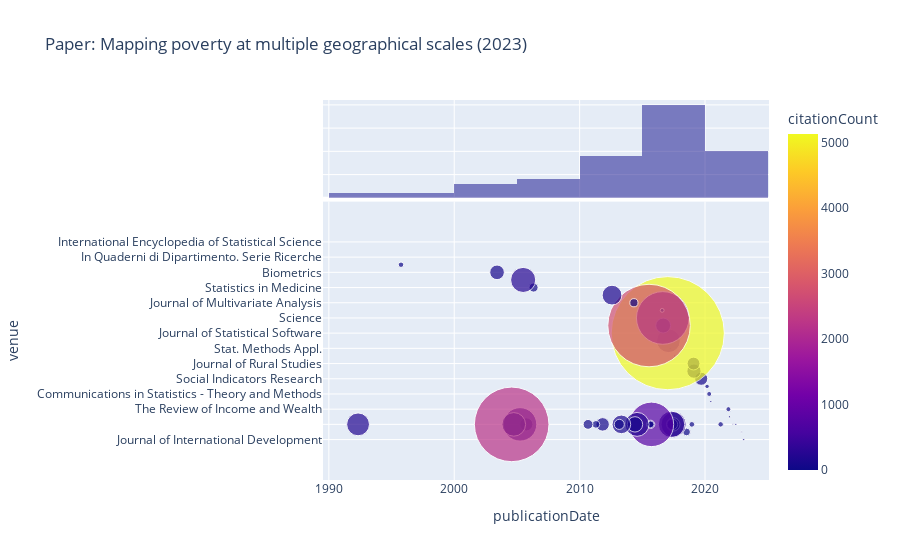

This figure's notebook cell:
### Code cell
fig = px.scatter(
    df,
    x="publicationDate",
    y="venue",
    # size="binning",
    size="citationCount",
    size_max=80,
    color="citationCount",
    marginal_x="histogram",
    title=f"Paper: {paper.title} ({paper.year})",
    hover_data=["title", "referenceCount", "citationCount"],
)
fig.show()

### Figure 1 — Plotly figure (JSON) as saved in the notebook; plotly's stock layout.template omitted (floating-point values rounded to 4 significant figures; data arrays with more than 128 entries replaced by an {"elided": "..."} marker saying what was removed)
{"data": [{"customdata": {"elided": "59x3 mixed values"}, "hovertemplate": "publicationDate=%{x}<br>venue=%{y}<br>citationCount=%{marker.color}<br>title=%{customdata[0]}<br>referenceCount=%{customdata[1]}<extra></extra>", "legendgroup": "", "marker": {"color": [2, 1, 2, 1, 2, 10, 12, 2, 10, 8, 69, 81, 66, 13, 24, 3, 253, 73, 47, 280, 2, 226, 5130, 89, 1113, 6, 794, 28, 18, 2729, 230, 95, 27, 139, 41, 157, 73, 24, 39, 33, 69, 253, 448, 224, 2231, 86, 12, 209, 0, 0, 2, 29, 17, 0, 47, 894, 0, 154, 0], "coloraxis": "coloraxis", "size": [2, 1, 2, 1, 2, 10, 12, 2, 10, 8, 69, 81, 66, 13, 24, 3, 253, 73, 47, 280, 2, 226, 5130, 89, 1113, 6, 794, 28, 18, 2729, 230, 95, 27, 139, 41, 157, 73, 24, 39, 33, 69, 253, 448, 224, 2231, 86, 12, 209, 0, 0, 2, 29, 17, 0, 47, 894, 0, 154, 0], "sizemode": "area", "sizeref": 0.8016, "symbol": "circle"}, "mode": "markers", "name": "", "orientation": "v", "showlegend": false, "type": "scatter", "x": ["2023-02-01", "2022-12-01", "2022-06-16", "2022-03-23", "2021-12-13", "2021-11-13", "2021-04-01", "2020-06-18", "2020-05-02", "2020-03-01", "2019-09-12", "2019-02-13", "2019-02-01", "2018-12-14", "2018-07-13", "2017-08-01", "2017-07-01", "2017-06-20", "2017-05-22", "2017-05-01", "2017-03-24", "2017-02-01", "2017-01-11", "2016-08-30", "2016-08-19", "2016-08-01", "2015-09-23", "2015-09-01", "2015-09-01", "2015-07-16", "2014-08-01", "2014-06-01", "2014-05-01", "2013-05-01", "2013-03-01", "2012-08-01", "2011-11-01", "2011-04-21", "2010-09-03", "2006-04-30", "2005-10-01", "2005-07-01", "2005-04-01", "2004-10-01", "2004-08-01", "2003-06-01", "1995-10-04", "1992-05-01", null, null, null, null, null, null, null, null, null, null, null], "xaxis": "x", "y": ["Journal of International Development", "Journal of the Royal Statistical Society: Series A (Statistics in Society)", "", "", "Annals of Applied Statistics", "The Review of Income and Wealth", "", "Journal of Applied Statistics", "Communications in Statistics - Theory and Methods", "Journal of Official Statistics", "Social Indicators Research", "Remote Sensing", "Journal of Rural Studies", "", "Journal of the Royal Statistical Society: Series A (Statistics in Society)", "Spatial and Spatio-temporal Epidemiology", "", "", "", "", "Stat. Methods Appl.", "Journal of the Royal Society Interface", "Journal of Statistical Software", "Statistics and computing", "Science", "Statistical Methods in Medical Research", "", "", "", "Statistics and computing", "", "", "Journal of Multivariate Analysis", "", "", "Bulletin of the World Health Organization", "", "", "", "Statistics in Medicine", "", "IEEE Transactions on Information Theory", "", "", "", "Biometrics", "Nursing Times", "", "In Quaderni di Dipartimento. Serie Ricerche", "Journal of Cleaner Production,", "", "", "", "", "", "International Encyclopedia of Statistical Science", "", "", "by d. basu. Foundations of Statistical Inference,"], "yaxis": "y"}, {"alignmentgroup": "True", "bingroup": "x", "hovertemplate": "publicationDate=%{x}<br>count=%{y}<extra></extra>", "legendgroup": "", "marker": {"color": "#0d0887"}, "name": "", "offsetgroup": "", "opacity": 0.5, "showlegend": false, "type": "histogram", "x": ["2023-02-01", "2022-12-01", "2022-06-16", "2022-03-23", "2021-12-13", "2021-11-13", "2021-04-01", "2020-06-18", "2020-05-02", "2020-03-01", "2019-09-12", "2019-02-13", "2019-02-01", "2018-12-14", "2018-07-13", "2017-08-01", "2017-07-01", "2017-06-20", "2017-05-22", "2017-05-01", "2017-03-24", "2017-02-01", "2017-01-11", "2016-08-30", "2016-08-19", "2016-08-01", "2015-09-23", "2015-09-01", "2015-09-01", "2015-07-16", "2014-08-01", "2014-06-01", "2014-05-01", "2013-05-01", "2013-03-01", "2012-08-01", "2011-11-01", "2011-04-21", "2010-09-03", "2006-04-30", "2005-10-01", "2005-07-01", "2005-04-01", "2004-10-01", "2004-08-01", "2003-06-01", "1995-10-04", "1992-05-01", null, null, null, null, null, null, null, null, null, null, null], "xaxis": "x2", "yaxis": "y2"}], "layout": {"barmode": "overlay", "coloraxis": {"colorbar": {"title": {"text": "citationCount"}}, "colorscale": [[0, "#0d0887"], [0.1111, "#46039f"], [0.2222, "#7201a8"], [0.3333, "#9c179e"], [0.4444, "#bd3786"], [0.5556, "#d8576b"], [0.6667, "#ed7953"], [0.7778, "#fb9f3a"], [0.8889, "#fdca26"], [1, "#f0f921"]]}, "legend": {"itemsizing": "constant", "tracegroupgap": 0}, "title": {"text": "Paper: Mapping poverty at multiple geographical scales (2023)"}, "xaxis": {"anchor": "y", "domain": [0, 1], "title": {"text": "publicationDate"}}, "xaxis2": {"anchor": "y2", "domain": [0, 1], "matches": "x", "showgrid": true, "showticklabels": false}, "yaxis": {"anchor": "x", "domain": [0, 0.7326], "title": {"text": "venue"}}, "yaxis2": {"anchor": "x2", "domain": [0.7426, 1], "matches": "y2", "showgrid": true, "showline": false, "showticklabels": false, "ticks": ""}}}
